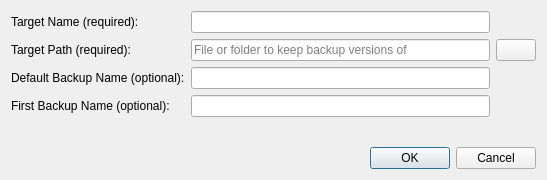
<?xml version="1.0" encoding="UTF-8"?>
<ui version="4.0">
 <class>AddBackupTargetDialog</class>
 <widget class="QDialog" name="AddBackupTargetDialog">
  <property name="geometry">
   <rect>
    <x>0</x>
    <y>0</y>
    <width>494</width>
    <height>180</height>
   </rect>
  </property>
  <property name="windowTitle">
   <string>Add Backup Target</string>
  </property>
  <layout class="QGridLayout" name="gridLayout">
   <item row="0" column="0">
    <widget class="QLabel" name="label">
     <property name="text">
      <string>Target Name (required):</string>
     </property>
    </widget>
   </item>
   <item row="0" column="1">
    <widget class="ValidatingLineEdit" name="target_name_field"/>
   </item>
   <item row="1" column="0">
    <widget class="QLabel" name="label_2">
     <property name="text">
      <string>Target Path (required):</string>
     </property>
    </widget>
   </item>
   <item row="1" column="1">
    <widget class="ValidatingLineEdit" name="target_path_field">
     <property name="placeholderText">
      <string>File or folder to keep backup versions of</string>
     </property>
    </widget>
   </item>
   <item row="1" column="2">
    <widget class="QPushButton" name="path_picker_button">
     <property name="text">
      <string/>
     </property>
     <property name="icon">
      <iconset theme="folder-open">
       <normaloff>.</normaloff>.</iconset>
     </property>
    </widget>
   </item>
   <item row="2" column="0">
    <widget class="QLabel" name="label_3">
     <property name="text">
      <string>Default Backup Name (optional):</string>
     </property>
    </widget>
   </item>
   <item row="2" column="1">
    <widget class="ValidatingLineEdit" name="default_backup_field"/>
   </item>
   <item row="3" column="0">
    <widget class="QLabel" name="label_4">
     <property name="text">
      <string>First Backup Name (optional):</string>
     </property>
    </widget>
   </item>
   <item row="3" column="1">
    <widget class="QLineEdit" name="first_backup_field"/>
   </item>
   <item row="4" column="1" colspan="2">
    <spacer name="verticalSpacer">
     <property name="orientation">
      <enum>Qt::Vertical</enum>
     </property>
     <property name="sizeHint" stdset="0">
      <size>
       <width>345</width>
       <height>17</height>
      </size>
     </property>
    </spacer>
   </item>
   <item row="5" column="1" colspan="2">
    <widget class="QDialogButtonBox" name="buttonBox">
     <property name="orientation">
      <enum>Qt::Horizontal</enum>
     </property>
     <property name="standardButtons">
      <set>QDialogButtonBox::Cancel|QDialogButtonBox::Ok</set>
     </property>
    </widget>
   </item>
  </layout>
 </widget>
 <customwidgets>
  <customwidget>
   <class>ValidatingLineEdit</class>
   <extends>QLineEdit</extends>
   <header>ui/validatinglineedit.h</header>
  </customwidget>
 </customwidgets>
 <resources/>
 <connections>
  <connection>
   <sender>buttonBox</sender>
   <signal>accepted()</signal>
   <receiver>AddBackupTargetDialog</receiver>
   <slot>accept()</slot>
   <hints>
    <hint type="sourcelabel">
     <x>248</x>
     <y>254</y>
    </hint>
    <hint type="destinationlabel">
     <x>157</x>
     <y>274</y>
    </hint>
   </hints>
  </connection>
  <connection>
   <sender>buttonBox</sender>
   <signal>rejected()</signal>
   <receiver>AddBackupTargetDialog</receiver>
   <slot>reject()</slot>
   <hints>
    <hint type="sourcelabel">
     <x>316</x>
     <y>260</y>
    </hint>
    <hint type="destinationlabel">
     <x>286</x>
     <y>274</y>
    </hint>
   </hints>
  </connection>
 </connections>
</ui>
